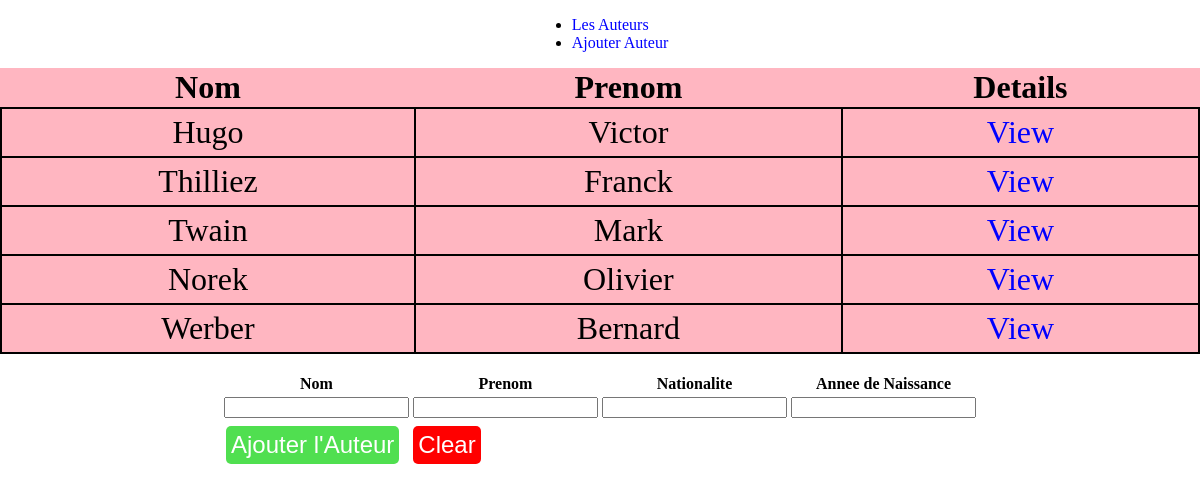
The app's page /ex5/routeur.php with its own data.
### tables this page shows
CREATE TABLE `auteur` (
  `numAuteur` tinyint(4) NOT NULL,
  `nom` varchar(50) NOT NULL,
  `prenom` varchar(50) NOT NULL,
  `nationalite` varchar(10) NOT NULL,
  `anneeNaissance` int(11) NOT NULL
);

### ex5/controleur/controleurAuteur.php (called while the page is built, shortened)
<?php
require_once("./modele/auteur.php");
class controleurAuteur
{
    public static function lireAuteurs()
    {
        $auteurs =  Auteur::getAllAuteurs();
        if (!empty($_GET["numAuteur"])) {
            $numAuteur = $_GET["numAuteur"];
            $auteur = Auteur::getAuteur($numAuteur);
            $textBTN = "Valider les modifications";
        } else {
            $auteur = new Auteur();
            $textBTN = "Ajouter l'Auteur";
        }
        $name = $auteur->getNom();
        $prenom = $auteur->getPrenom();
        $nationalite = $auteur->getNationalite();
        $anneeNaissance = $auteur->getAnneeNaissance();
        require_once("./vue/lesAuteurs.php");
    }
}

### ex5/config/connexion.php (called while the page is built)
<?php
class Connexion
{
    static private $hostname = "localhost";
    static private $dbname = "fdabadi";
    static  private $user = "fdabadi";
    static private $password = "DVvs4vICJGb*kY,@-]Yh";
    static private $tabUTF8 = array(PDO::MYSQL_ATTR_INIT_COMMAND => "SET NAMES utf8");
    static private $pdo;
    static public  function pdo()
    {
        return self::$pdo;
    }
    static public function connect()
    {
        $h = self::$hostname;
        $d = self::$dbname;
        $u = self::$user;
        $p = self::$password;
        try {
            self::$pdo = new PDO("mysql:host=$h;dbname=$d", $u, $p, self::$tabUTF8);
            self::$pdo->setAttribute(PDO::ATTR_ERRMODE, PDO::ERRMODE_EXCEPTION);
        } catch (PDOException $e) {
            echo "Erreur de connexion à la base de données : " . $e->getMessage();
            die();
        }
    }
    static public function disconnect()
    {
        self::$pdo = null;
    }
}

### ex5/modele/auteur.php (called while the page is built, shortened)
<?php
require_once("./config/connexion.php");
class Auteur
{
    public $numAuteur;
    public $nom;
    public $prenom;
    public $nationalite;
    public $anneeNaissance;
    public function getNumAuteur()
    {
        return $this->numAuteur;
    }
    public function getNom()
    {
        return $this->nom;
    }
    public function getPrenom()
    {
        return $this->prenom;
    }
    public function getNationalite()
    {
        return $this->nationalite;
    }
    public function getAnneeNaissance()
    {
        return $this->anneeNaissance;
    }
    public static function getAllAuteurs()
    {
        $requete = "SELECT * FROM auteur";
        $resultat = Connexion::pdo()->query($requete);
        $resultat->setFetchMode(PDO::FETCH_CLASS, 'Auteur');
        $auteurs = $resultat->fetchAll();
        return $auteurs;
    }
}

### ex5/vue/lesAuteurs.php (the view, shortened to what this page needs)
<!DOCTYPE html>
<html lang="en">
<head>
    <link rel="stylesheet" href="./config/style.css">
</head>
<body>
    <table id="tableAuteurs">
        <tbody>
            <?php if (count($auteurs) > 0) { ?>
                <tr>
                    <th>Nom</th>
                    <th>Prenom</th>
                    <th>Details</th>
                </tr>
                <?php foreach ($auteurs as $auteur) { ?>
                    <tr>
                        <td><?= $auteur->getNom() ?></td>
                        <td><?= $auteur->getPrenom() ?></td>
                        <td><a href='routeur.php?action=viewUnAuteur&numAuteur=<?= $auteur->getNumAuteur(); ?>'>View</a></td>
                    </tr>
            <?php
                }
            } else {
                echo "<tr>";
                echo "<td colspan='7'>Aucun auteur trouvé</td>";
                echo "</tr>";
            }
            ?>
        </tbody>
    </table>
    <br>
    <form action="routeur.php<?php echo !empty($_GET['numAuteur']) ?  "?action=update" : "?action=insert" ?>" method="post">
    <table>
        <tr>
            <th>Nom</th>
            <th>Prenom</th>
            <th>Nationalite</th>
            <th>Annee de Naissance</th>
        </tr>
        <tr>
            <td><input type="text" name="nom" id="nom" value=<?= $name ?>></td>
            <td><input type="text" name="prenom" id="prenom" value=<?= $prenom ?>></td>
            <td><input type="text" name="nationalite" id="nationalite" value=<?= $nationalite ?>></td>
            <td><input type="text" name="anneeNaissance" id="anneeNaissance" value=<?= $anneeNaissance ?>></td>
        </tr>
    </table>
    <button class="btn-add" type="submit"><?php echo $textBTN ?></button>
    <button class="btn-clear" type="button" onclick="location.href = './routeur.php';">Clear</button>
</form>
</body>
</html>

### ex5/config/style.css (style rules this page uses)
body { display: flex; flex-direction: column; flex-direction: center; align-items: center; margin: 0; padding: 0; }
#tableAuteurs { width: 100%; background-color: #ffb6c1; font-size: 2em; border-collapse: collapse; }
#tableAuteurs tr td { border: 2px solid black; padding: 5px; text-align: center; }
.btn-clear { background-color: #ff0000; color: #ffffff; border: none; border-radius: 5px; padding: 5px; margin: 5px; font-size: 1.5em; cursor: pointer; }
.btn-add { background-color: #50df50; color: #ffffff; border: none; border-radius: 5px; padding: 5px; margin: 5px; font-size: 1.5em; cursor: pointer; }
a { text-decoration: none; color: blue; }

### records on screen
auteur: nom "Hugo", prenom "Victor"
auteur: nom "Thilliez", prenom "Franck"
auteur: nom "Twain", prenom "Mark"
auteur: nom "Norek", prenom "Olivier"
auteur: nom "Werber", prenom "Bernard"

### other values on screen
$textBTN "Ajouter l'Auteur"
